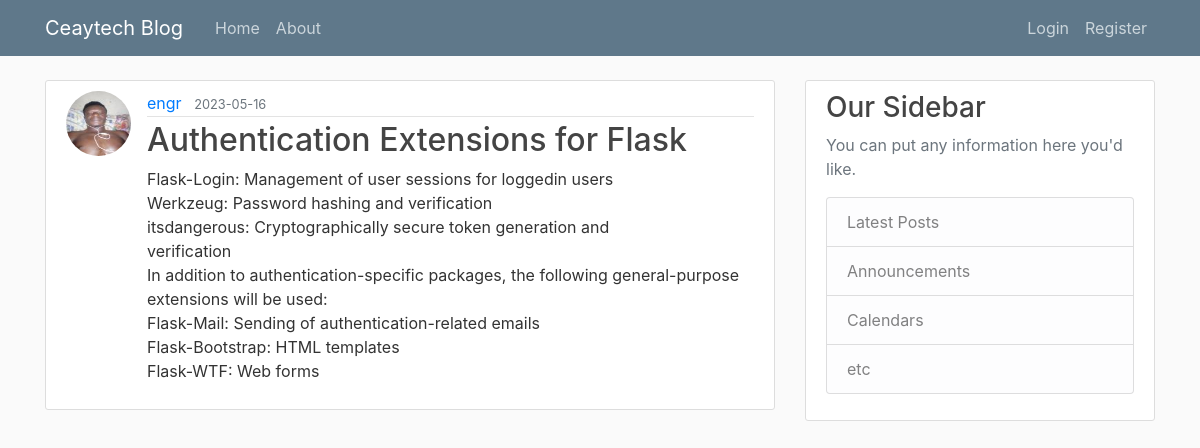
Screenshot of /post/2 with the database file from the repository.
### flaskblog/models.py (models this page shows, shortened)
class User(db.Model, UserMixin):
    id = db.Column(db.Integer, primary_key=True)
    username = db.Column(db.String(20), unique=True, nullable=False)
    email = db.Column(db.String(120), unique=True, nullable=False)
    image_file = db.Column(db.String(20), nullable=False, default='default.jpg')
    password = db.Column(db.String(60), nullable=False)
    about_me = db.Column(db.String(140))
    last_seen = db.Column(db.DateTime, default=datetime.utcnow)
    posts = db.relationship('Post', backref='author', lazy=True)

class Post(db.Model):
    id = db.Column(db.Integer, primary_key=True)
    title = db.Column(db.String(100), nullable=False)
    date_posted = db.Column(db.DateTime, nullable=False, default=datetime.utcnow)
    content = db.Column(db.Text, nullable=False)
    user_id = db.Column(db.Integer, db.ForeignKey('user.id'), nullable=False)

### flaskblog/posts/routes.py (the view)
@posts.route("/post/<int:post_id>")
def post(post_id):
    post = Post.query.get_or_404(post_id)
    return render_template('post.html', title=post.title, post=post)

### flaskblog/templates/post.html (shortened to what this page needs)
{% extends "layout.html" %}
{% block content %}
  <article class="media content-section">
    <img class="rounded-circle article-img" src="{{ url_for('static', filename='profile_pics/' + post.author.image_file) }}">
    <div class="media-body">
      <div class="article-metadata">
        <a class="mr-2" href="#">{{ post.author.username }}</a>
        <small class="text-muted">{{ post.date_posted.strftime('%Y-%m-%d') }}</small>
      </div>
      <h2 class="article-title">{{ post.title }}</h2>
      <p class="article-content">{{ post.content }}</p>
    </div>
  </article>
{% endblock content %}

### flaskblog/static/main.css (style rules this page uses)
body { background: #fafafa; color: #333333; margin-top: 5rem; }
h1, h2, h3, h4, h5, h6 { color: #444444; }
.content-section { background: #ffffff; padding: 10px 20px; border: 1px solid #dddddd; border-radius: 3px; margin-bottom: 20px; }
.article-title { color: #444444; }
.article-content { white-space: pre-line; }
.article-img { height: 65px; width: 65px; margin-right: 16px; }
.article-metadata { padding-bottom: 1px; margin-bottom: 4px; border-bottom: 1px solid #e3e3e3 }

### rows the page displays
User: image_file (picture), author.username "engr"
Post: date_posted "2023-05-16", title "Authentication Extensions for Flask", content "Flask-Login: Management of user sessions for loggedin users Werkzeug: Password hashing and verification itsdangerous: Cryptographically secure token generation and verification In addition to authentication-specific packages, the following general-purpose extensions will be used: Flask-Mail: Sending of authentication-related emails Flask-Bootstrap: HTML templates Flask-WTF: Web forms"
